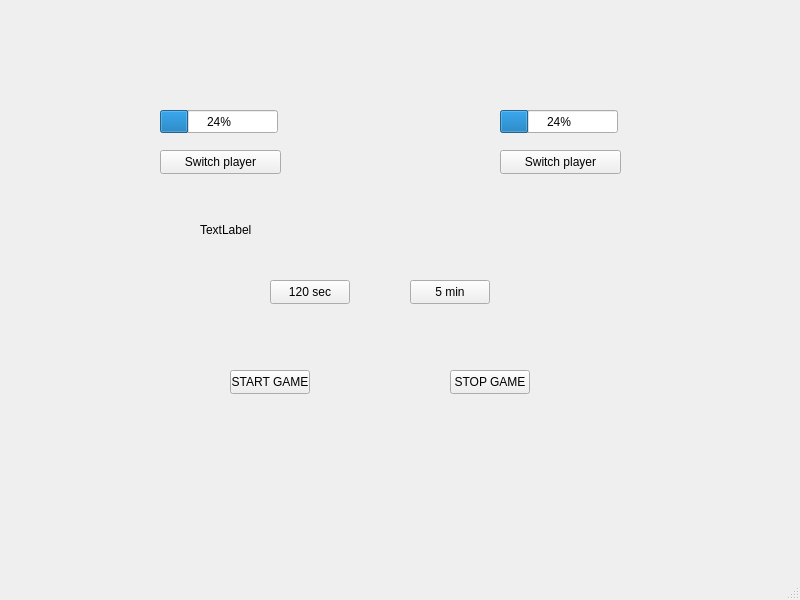
<?xml version="1.0" encoding="UTF-8"?>
<ui version="4.0">
 <class>MainWindow</class>
 <widget class="QMainWindow" name="MainWindow">
  <property name="geometry">
   <rect>
    <x>0</x>
    <y>0</y>
    <width>800</width>
    <height>600</height>
   </rect>
  </property>
  <property name="windowTitle">
   <string>MainWindow</string>
  </property>
  <widget class="QWidget" name="centralwidget">
   <widget class="QProgressBar" name="p1time">
    <property name="geometry">
     <rect>
      <x>160</x>
      <y>110</y>
      <width>118</width>
      <height>23</height>
     </rect>
    </property>
    <property name="value">
     <number>24</number>
    </property>
   </widget>
   <widget class="QProgressBar" name="p2time">
    <property name="geometry">
     <rect>
      <x>500</x>
      <y>110</y>
      <width>118</width>
      <height>23</height>
     </rect>
    </property>
    <property name="value">
     <number>24</number>
    </property>
   </widget>
   <widget class="QPushButton" name="p1">
    <property name="geometry">
     <rect>
      <x>160</x>
      <y>150</y>
      <width>121</width>
      <height>24</height>
     </rect>
    </property>
    <property name="text">
     <string>Switch player</string>
    </property>
   </widget>
   <widget class="QPushButton" name="p2">
    <property name="geometry">
     <rect>
      <x>500</x>
      <y>150</y>
      <width>121</width>
      <height>24</height>
     </rect>
    </property>
    <property name="text">
     <string>Switch player</string>
    </property>
   </widget>
   <widget class="QPushButton" name="gameTime120">
    <property name="geometry">
     <rect>
      <x>270</x>
      <y>280</y>
      <width>80</width>
      <height>24</height>
     </rect>
    </property>
    <property name="text">
     <string>120 sec</string>
    </property>
   </widget>
   <widget class="QPushButton" name="gameTime5">
    <property name="geometry">
     <rect>
      <x>410</x>
      <y>280</y>
      <width>80</width>
      <height>24</height>
     </rect>
    </property>
    <property name="text">
     <string>5 min</string>
    </property>
   </widget>
   <widget class="QPushButton" name="startGame">
    <property name="geometry">
     <rect>
      <x>230</x>
      <y>370</y>
      <width>80</width>
      <height>24</height>
     </rect>
    </property>
    <property name="text">
     <string>START GAME</string>
    </property>
   </widget>
   <widget class="QPushButton" name="stopGame">
    <property name="geometry">
     <rect>
      <x>450</x>
      <y>370</y>
      <width>80</width>
      <height>24</height>
     </rect>
    </property>
    <property name="text">
     <string>STOP GAME</string>
    </property>
   </widget>
   <widget class="QLabel" name="label">
    <property name="geometry">
     <rect>
      <x>200</x>
      <y>220</y>
      <width>401</width>
      <height>20</height>
     </rect>
    </property>
    <property name="text">
     <string>TextLabel</string>
    </property>
   </widget>
  </widget>
  <widget class="QMenuBar" name="menubar">
   <property name="geometry">
    <rect>
     <x>0</x>
     <y>0</y>
     <width>800</width>
     <height>21</height>
    </rect>
   </property>
  </widget>
  <widget class="QStatusBar" name="statusbar"/>
 </widget>
 <resources/>
 <connections/>
</ui>
